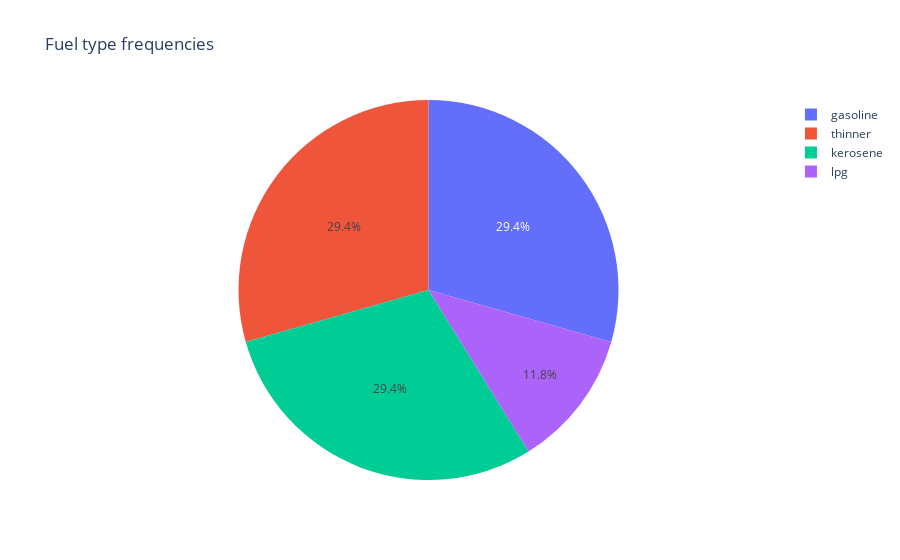

This figure's notebook cell:
### Markdown cell above
### Now let's see the percentage of each FUEL type:

### Code cell
fuel = data.FUEL.value_counts().reset_index()
px.pie(fuel,'index','FUEL', title='Fuel type frequencies')

### Figure 1 — Plotly figure (JSON) as saved in the notebook; plotly's stock layout.template omitted (floating-point values rounded to 4 significant figures)
{"data": [{"domain": {"x": [0, 1], "y": [0, 1]}, "hovertemplate": "index=%{label}<br>FUEL=%{value}<extra></extra>", "labels": ["gasoline", "thinner", "kerosene", "lpg"], "legendgroup": "", "name": "", "showlegend": true, "type": "pie", "values": [5130, 5130, 5130, 2052]}], "layout": {"legend": {"tracegroupgap": 0}, "title": {"text": "Fuel type frequencies"}}}
